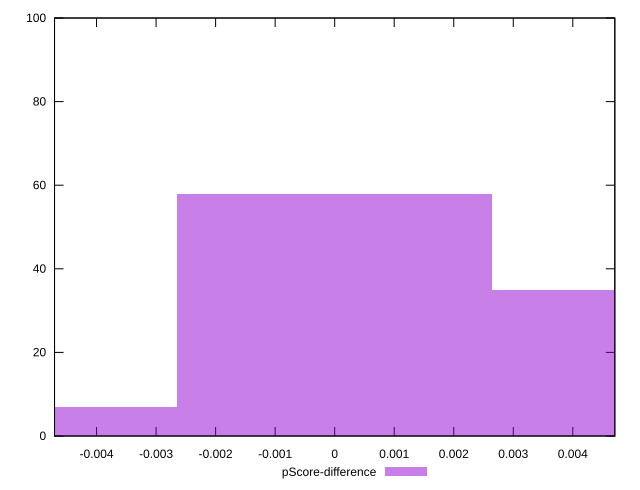

Reproduce this figure in gnuplot.
reset

$pScoreDifference <<EOF
-0.005301430738798629 7
0.005301430738798629 35
0 58
EOF

set key outside below
set boxwidth 0.005301430738798629
set xrange [-0.004705882352941171:0.004705882352941171]
set yrange [0:100]
set trange [0:100]
set style fill transparent solid 0.5 noborder
set terminal svg size 640, 490 enhanced background rgb 'white'
set output "report_00011_2021-02-09T10:53:21.242Z/uses-http2/samples/pages+cached+noadtech/pScore-difference/histogram.svg"

plot $pScoreDifference title "pScore-difference" with boxes

reset
